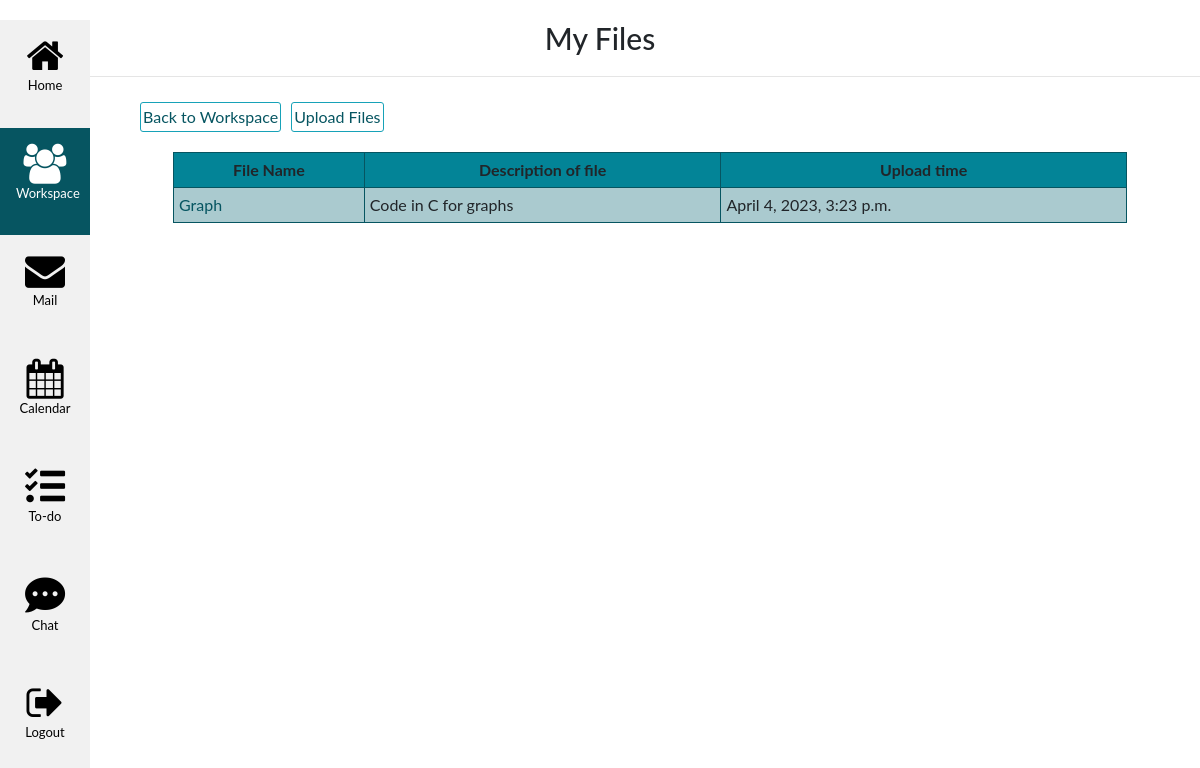
Page /workspace/uploaded_files/ (signed in) on the committed database.
### workspace/models.py (models this page shows)
class File(models.Model):
    name = models.CharField(max_length=255)
    description = models.TextField(blank=True)
    file = models.FileField(upload_to='files/')
    team = models.ForeignKey(Team, on_delete=models.CASCADE, related_name='files',null = True)
    uploaded_by = models.ForeignKey(User, on_delete=models.CASCADE, related_name='uploaded_files')
    uploaded_at = models.DateTimeField(auto_now_add=True)

### workspace/views.py (the view)
# urls.py: path('uploaded_files/', uploaded_files, name='uploaded_files'),
@login_required
def uploaded_files(request):
    user = request.user
    files = File.objects.filter(uploaded_by=user)
    return render(request, 'workspace/uploaded_files.html', {'files': files})

### templates/workspace/uploaded_files.html
{% extends 'workspace/base.html' %}
{% block title %}
	My Files
{% endblock %}
{% block content %}
<div class="content">
	<div class="clearfix">
		<a class="btn btn-info left" href="{% url 'workhome' %}"> Back to Workspace </a>
	    <a class="btn btn-info left" href="{% url 'upload_file' %}"> Upload Files </a>
	</div>
	{% if files %}
	<table class="table">
		<tr><th>File Name</th>
			<th>Description of file</th>
			<th>Upload time</th></tr>
        {% for file in files %}
        <tr>
            <td><a href="{{file.file.url}}">{{ file.name }}</a></td>
            <td>{{file.description}}</td>
            <td>{{file.uploaded_at}}</td>
        </tr>
		{% endfor %}
	</table>
	{% else %}
		<p>No files uploaded yet.</p>
	{% endif %}
</div>
{% endblock %}

### static/workspace/css/styles.css (style rules this page uses)
a { color: #065561; }
.table { width: 90%; margin: auto; }
.table td, .table th { margin: auto; border: 1px solid #065561; padding: 5px; background-color: #aacacf; }
.table th { text-align: center; background-color: #038497; }

### static/base.css (style rules this page uses)
body { font-family: "ptsans", "Lato", "Helvetica Neue", Helvetica, Arial, sans-serif; }
.left { float: left; }
.btn { border-radius: 3px; padding: 2px 2px 2px 2px; color: #065561; background-color: transparent; box-shadow: 0 0 0 0; margin: 5px; cursor: pointer; }
.clearfix { margin: 15px; }
.content { margin: 20px; }
div.content { margin-left: 120px; height: 100%; }

### rows in the picture
File: name "Graph", description "Code in C for graphs", uploaded_at "April 4, 2023, 3:23 p.m."
